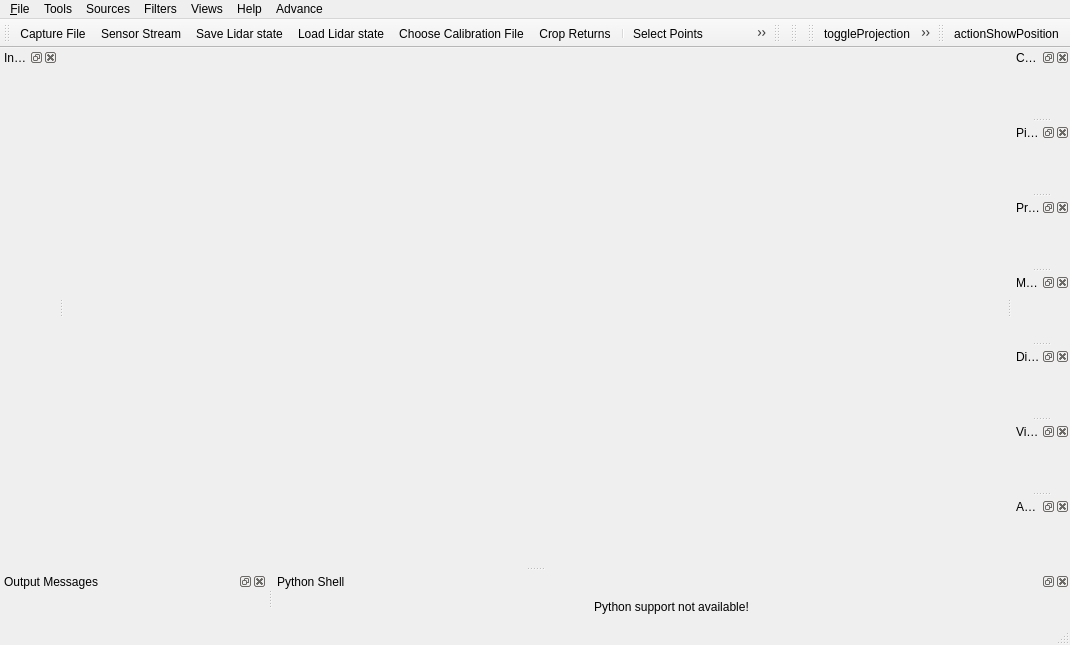
<?xml version="1.0" encoding="UTF-8"?>
<ui version="4.0">
 <class>vvMainWindow</class>
 <widget class="QMainWindow" name="vvMainWindow">
  <property name="geometry">
   <rect>
    <x>0</x>
    <y>0</y>
    <width>1070</width>
    <height>645</height>
   </rect>
  </property>
  <property name="acceptDrops">
   <bool>true</bool>
  </property>
  <property name="windowTitle">
   <string>NeptuneViewer</string>
  </property>
  <property name="windowIcon">
   <iconset resource="vvResources.qrc">
    <normaloff>:/vvResources/Icons/logo.png</normaloff>:/vvResources/Icons/logo.png</iconset>
  </property>
  <widget class="QWidget" name="centralwidget">
   <property name="acceptDrops">
    <bool>true</bool>
   </property>
  </widget>
  <widget class="QMenuBar" name="menubar">
   <property name="geometry">
    <rect>
     <x>0</x>
     <y>0</y>
     <width>1070</width>
     <height>28</height>
    </rect>
   </property>
   <widget class="QMenu" name="menu_File">
    <property name="title">
     <string>&amp;File</string>
    </property>
    <widget class="QMenu" name="menuRecent_Files">
     <property name="title">
      <string>&amp;Recent Files</string>
     </property>
     <addaction name="separator"/>
     <addaction name="actionClear_Menu"/>
    </widget>
    <widget class="QMenu" name="menuSaveAs">
     <property name="title">
      <string>Save &amp;As</string>
     </property>
     <addaction name="actionSavePCAP"/>
     <addaction name="actionSaveCSV"/>
     <addaction name="actionSavePositionCSV"/>
     <addaction name="actionSavePCD"/>
     <addaction name="actionSavePLY"/>
     <addaction name="actionSaveLAS"/>
    </widget>
    <widget class="QMenu" name="menu_Open">
     <property name="title">
      <string>&amp;Open</string>
     </property>
     <addaction name="actionOpenPcap"/>
     <addaction name="actionOpen_Sensor_Stream"/>
     <addaction name="separator"/>
     <addaction name="actionChoose_Calibration_File"/>
    </widget>
    <addaction name="menu_Open"/>
    <addaction name="menuRecent_Files"/>
    <addaction name="separator"/>
    <addaction name="menuSaveAs"/>
    <addaction name="actionSaveScreenshot"/>
    <addaction name="separator"/>
    <addaction name="actionClose"/>
    <addaction name="separator"/>
    <addaction name="actionE_xit"/>
   </widget>
   <widget class="QMenu" name="menuTools">
    <property name="title">
     <string>Tools</string>
    </property>
    <addaction name="actionSpreadsheet"/>
    <addaction name="actionMeasurement_Grid"/>
    <addaction name="actionShowRPM"/>
    <addaction name="actionGrid_Properties"/>
    <addaction name="separator"/>
    <addaction name="actionChoose_Calibration_File"/>
    <addaction name="actionCropReturns"/>
    <addaction name="separator"/>
    <addaction name="separator"/>
    <addaction name="separator"/>
    <addaction name="actionPython_Console"/>
    <addaction name="actionShowErrorDialog"/>
    <addaction name="separator"/>
    <addaction name="separator"/>
   </widget>
   <widget class="QMenu" name="menuHelp">
    <property name="title">
     <string>Help</string>
    </property>
    <action name="actionResetDefaultSettings">
     <property name="text">
      <string>Reset NeptuneViewer settings</string>
     </property>
     <property name="iconText">
      <string>This will reset all NeptuneViewer settings by default</string>
     </property>
    </action>
    <addaction name="actionAbout_LidarView"/>
    <addaction name="actionHelpSupport"/>
    <addaction name="actionHelpSlam"/>
    <addaction name="separator"/>
    <addaction name="actionResetDefaultSettings"/>
    <addaction name="actionAdvanceFeature"/>
   </widget>
   <widget class="QMenu" name="menuViews">
    <property name="title">
     <string>Views</string>
    </property>
   </widget>
   <widget class="QMenu" name="menuFilters">
    <property name="title">
     <string>Filters</string>
    </property>
   </widget>
   <widget class="QMenu" name="menuSources">
    <property name="title">
     <string>Sources</string>
    </property>
   </widget>
   <widget class="QMenu" name="menuAdvance">
    <property name="title">
     <string>Advance</string>
    </property>
   </widget>
   <addaction name="menu_File"/>
   <addaction name="menuTools"/>
   <addaction name="menuSources"/>
   <addaction name="menuFilters"/>
   <addaction name="menuViews"/>
   <addaction name="menuHelp"/>
   <addaction name="menuAdvance"/>
  </widget>
  <widget class="QStatusBar" name="statusbar"/>
  <widget class="QToolBar" name="toolBar">
   <property name="windowTitle">
    <string>Basic Controls</string>
   </property>
   <attribute name="toolBarArea">
    <enum>TopToolBarArea</enum>
   </attribute>
   <attribute name="toolBarBreak">
    <bool>false</bool>
   </attribute>
   <addaction name="actionOpenPcap"/>
   <addaction name="actionOpen_Sensor_Stream"/>
   <addaction name="actionSaveLidarState"/>
   <addaction name="actionLoadLidarState"/>
   <addaction name="actionChoose_Calibration_File"/>
   <addaction name="actionCropReturns"/>
   <addaction name="separator"/>
   <addaction name="actionSelect_Points"/>
   <addaction name="actionSpreadsheet"/>
   <addaction name="actionPython_Console"/>
   <addaction name="actionShowErrorDialog"/>
   <addaction name="actionEnableAdvancedArrays"/>
  </widget>
  <widget class="lqColorToolbar" name="colorToolBar">
   <property name="windowTitle">
    <string>Color Controls</string>
   </property>
   <attribute name="toolBarArea">
    <enum>TopToolBarArea</enum>
   </attribute>
   <attribute name="toolBarBreak">
    <bool>false</bool>
   </attribute>
  </widget>
  <widget class="pqCustomViewpointsToolbar" name="Custom Viewpoints Toolbar">
   <property name="windowTitle">
    <string>Custom Viewpoints</string>
   </property>
   <attribute name="toolBarArea">
    <enum>TopToolBarArea</enum>
   </attribute>
   <attribute name="toolBarBreak">
    <bool>false</bool>
   </attribute>
  </widget>
  <widget class="QToolBar" name="viewSettings">
   <property name="windowTitle">
    <string>View Controls</string>
   </property>
   <attribute name="toolBarArea">
    <enum>TopToolBarArea</enum>
   </attribute>
   <attribute name="toolBarBreak">
    <bool>false</bool>
   </attribute>
   <addaction name="actionToggleProjection"/>
   <addaction name="actionMeasure"/>
   <addaction name="actionPlaneFit"/>
   <addaction name="separator"/>
  </widget>
  <widget class="QToolBar" name="geolocationToolbar">
   <property name="windowTitle">
    <string>Geolocation Controls</string>
   </property>
   <attribute name="toolBarArea">
    <enum>TopToolBarArea</enum>
   </attribute>
   <attribute name="toolBarBreak">
    <bool>false</bool>
   </attribute>
   <addaction name="actionShowPosition"/>
  </widget>
  <widget class="QDockWidget" name="colorMapEditorDock">
   <property name="windowTitle">
    <string>Color Map Editor</string>
   </property>
   <attribute name="dockWidgetArea">
    <number>2</number>
   </attribute>
   <widget class="pqColorMapEditor" name="colorMapEditorPanel"/>
  </widget>
  <widget class="QDockWidget" name="pipelineBrowserDock">
   <property name="features">
    <set>QDockWidget::AllDockWidgetFeatures</set>
   </property>
   <property name="windowTitle">
    <string>Pipeline Browser</string>
   </property>
   <attribute name="dockWidgetArea">
    <number>2</number>
   </attribute>
   <widget class="pqPipelineBrowserWidget" name="pipelineBrowser"/>
  </widget>
  <widget class="QDockWidget" name="propertiesDock">
   <property name="features">
    <set>QDockWidget::AllDockWidgetFeatures</set>
   </property>
   <property name="windowTitle">
    <string>Properties</string>
   </property>
   <attribute name="dockWidgetArea">
    <number>2</number>
   </attribute>
   <widget class="pqPropertiesPanel" name="propertiesPanel"/>
  </widget>
  <widget class="QDockWidget" name="memoryInspectorDock">
   <property name="windowTitle">
    <string>Memory Inspector</string>
   </property>
   <attribute name="dockWidgetArea">
    <number>2</number>
   </attribute>
   <widget class="pqMemoryInspectorPanel" name="memoryInspectorPanel"/>
  </widget>
  <widget class="QDockWidget" name="informationDock">
   <property name="windowTitle">
    <string>Information</string>
   </property>
   <attribute name="dockWidgetArea">
    <number>1</number>
   </attribute>
   <widget class="pqProxyInformationWidget" name="proxyInformationWidget"/>
  </widget>
  <widget class="QDockWidget" name="displayPropertiesDock">
   <property name="windowTitle">
    <string>Display</string>
   </property>
   <attribute name="dockWidgetArea">
    <number>2</number>
   </attribute>
   <widget class="pqPropertiesPanel" name="displayPropertiesPanel"/>
  </widget>
  <widget class="QDockWidget" name="viewPropertiesDock">
   <property name="windowTitle">
    <string>View</string>
   </property>
   <attribute name="dockWidgetArea">
    <number>2</number>
   </attribute>
   <widget class="pqPropertiesPanel" name="viewPropertiesPanel"/>
  </widget>
  <widget class="QDockWidget" name="viewAnimationDock">
   <property name="windowTitle">
    <string>Animation</string>
   </property>
   <attribute name="dockWidgetArea">
    <number>2</number>
   </attribute>
   <widget class="pqPVAnimationWidget" name="animationPanel"/>
  </widget>
  <widget class="QDockWidget" name="outputWidgetDock">
   <property name="floating">
    <bool>false</bool>
   </property>
   <property name="windowTitle">
    <string>Output Messages</string>
   </property>
   <attribute name="dockWidgetArea">
    <number>8</number>
   </attribute>
   <widget class="pqOutputWidget" name="outputWidget">
    <property name="settingsKey" stdset="0">
     <string>OutputMessages</string>
    </property>
   </widget>
  </widget>
  <widget class="QDockWidget" name="pythonShellDock">
   <property name="sizePolicy">
    <sizepolicy hsizetype="Preferred" vsizetype="MinimumExpanding">
     <horstretch>0</horstretch>
     <verstretch>0</verstretch>
    </sizepolicy>
   </property>
   <property name="floating">
    <bool>false</bool>
   </property>
   <property name="windowTitle">
    <string>Python Shell</string>
   </property>
   <attribute name="dockWidgetArea">
    <number>8</number>
   </attribute>
   <widget class="QWidget" name="pythonShellDummy">
    <property name="sizePolicy">
     <sizepolicy hsizetype="MinimumExpanding" vsizetype="MinimumExpanding">
      <horstretch>0</horstretch>
      <verstretch>0</verstretch>
     </sizepolicy>
    </property>
    <layout class="QHBoxLayout" name="horizontalLayout">
     <item>
      <widget class="QLabel" name="label">
       <property name="text">
        <string>Python support not available!</string>
       </property>
       <property name="alignment">
        <set>Qt::AlignCenter</set>
       </property>
      </widget>
     </item>
    </layout>
   </widget>
  </widget>
  <action name="actionE_xit">
   <property name="text">
    <string>E&amp;xit</string>
   </property>
   <property name="statusTip">
    <string>Exit Application</string>
   </property>
   <property name="shortcut">
    <string>Ctrl+Q</string>
   </property>
  </action>
  <action name="actionOpenPcap">
   <property name="icon">
    <iconset>
     <normaloff>:/LidarViewPlugin/WiresharkDoc-128.png</normaloff>:/LidarViewPlugin/WiresharkDoc-128.png</iconset>
   </property>
   <property name="text">
    <string>&amp;Capture File...</string>
   </property>
   <property name="toolTip">
    <string>Open a Wireshark-format capture file with data collected from a lidar sensor</string>
   </property>
   <property name="statusTip">
    <string>Open Data File</string>
   </property>
   <property name="shortcut">
    <string>Ctrl+O</string>
   </property>
  </action>
  <action name="actionSelect_Points">
   <property name="checkable">
    <bool>true</bool>
   </property>
   <property name="icon">
    <iconset resource="vvResources.qrc">
     <normaloff>:/vvResources/Icons/pqFrustumSelectionPoint24.png</normaloff>:/vvResources/Icons/pqFrustumSelectionPoint24.png</iconset>
   </property>
   <property name="text">
    <string>Select Points</string>
   </property>
   <property name="toolTip">
    <string>Select Points</string>
   </property>
  </action>
  <action name="actionSpreadsheet">
   <property name="checkable">
    <bool>true</bool>
   </property>
   <property name="icon">
    <iconset resource="vvResources.qrc">
     <normaloff>:/vvResources/Icons/pqSpreadsheet16.png</normaloff>:/vvResources/Icons/pqSpreadsheet16.png</iconset>
   </property>
   <property name="text">
    <string>Spreadsheet</string>
   </property>
   <property name="toolTip">
    <string>Spreadsheet</string>
   </property>
   <property name="shortcut">
    <string>Ctrl+T</string>
   </property>
  </action>
  <action name="actionOpen_Sensor_Stream">
   <property name="icon">
    <iconset>
     <normaloff>:/LidarViewPlugin/lidar.png</normaloff>:/LidarViewPlugin/lidar.png</iconset>
   </property>
   <property name="text">
    <string>Sensor &amp;Stream...</string>
   </property>
  </action>
  <action name="actionSaveLidarState">
   <property name="icon">
    <iconset resource="../LVCore/ApplicationComponents/lqResources.qrc">
     <normaloff>:/lqResources/Icons/pqSaveState.png</normaloff>:/lqResources/Icons/pqSaveState.png</iconset>
   </property>
   <property name="text">
    <string>Save Lidar state</string>
   </property>
  </action>
  <action name="actionLoadLidarState">
   <property name="icon">
    <iconset resource="../LVCore/ApplicationComponents/lqResources.qrc">
     <normaloff>:/lqResources/Icons/pqLoadState.png</normaloff>:/lqResources/Icons/pqLoadState.png</iconset>
   </property>
   <property name="text">
    <string>Load Lidar state</string>
   </property>
  </action>
  <action name="actionChoose_Calibration_File">
   <property name="icon">
    <iconset>
     <normaloff>:/LidarViewPlugin/calibrate.png</normaloff>:/LidarViewPlugin/calibrate.png</iconset>
   </property>
   <property name="text">
    <string>Choose &amp;Calibration File...</string>
   </property>
  </action>
  <action name="actionPause">
   <property name="icon">
    <iconset>
     <normaloff>:/LidarViewPlugin/media-playback-pause.png</normaloff>:/LidarViewPlugin/media-playback-pause.png</iconset>
   </property>
   <property name="text">
    <string>Pause</string>
   </property>
   <property name="shortcut">
    <string>Space</string>
   </property>
  </action>
  <action name="actionPython_Console">
   <property name="icon">
    <iconset resource="vvResources.qrc">
     <normaloff>:/vvResources/Icons/python_logo_124.png</normaloff>:/vvResources/Icons/python_logo_124.png</iconset>
   </property>
   <property name="text">
    <string>Python Console</string>
   </property>
   <property name="shortcut">
    <string>F8</string>
   </property>
  </action>
  <action name="actionClose">
   <property name="text">
    <string>&amp;Close Data</string>
   </property>
   <property name="toolTip">
    <string>Close Data</string>
   </property>
   <property name="shortcut">
    <string>Ctrl+W</string>
   </property>
  </action>
  <action name="actionMeasurement_Grid">
   <property name="checkable">
    <bool>true</bool>
   </property>
   <property name="checked">
    <bool>true</bool>
   </property>
   <property name="text">
    <string>Measurement Grid</string>
   </property>
   <property name="shortcut">
    <string>Ctrl+G</string>
   </property>
  </action>
  <action name="actionSaveScreenshot">
   <property name="text">
    <string>Save &amp;Screenshot...</string>
   </property>
  </action>
  <action name="actionSaveCSV">
   <property name="icon">
    <iconset>
     <normaloff>:/LidarViewPlugin/csv.png</normaloff>:/LidarViewPlugin/csv.png</iconset>
   </property>
   <property name="text">
    <string>Save &amp;CSV...</string>
   </property>
  </action>
  <action name="actionGrid_Properties">
   <property name="text">
    <string>Grid Properties</string>
   </property>
  </action>
  <action name="actionSavePCAP">
   <property name="icon">
    <iconset>
     <normaloff>:/LidarViewPlugin/WiresharkDoc-128.png</normaloff>:/LidarViewPlugin/WiresharkDoc-128.png</iconset>
   </property>
   <property name="text">
    <string>Save PCAP...</string>
   </property>
   <property name="iconText">
    <string>Save PCAP</string>
   </property>
   <property name="toolTip">
    <string>Save PCAP</string>
   </property>
  </action>
  <action name="actionSavePCD">
   <property name="text">
    <string>Save PCD...</string>
   </property>
   <property name="iconText">
    <string>Save PCD</string>
   </property>
   <property name="toolTip">
    <string>Save PCD</string>
   </property>
  </action>
  <action name="actionSavePLY">
   <property name="text">
    <string>Save PLY...</string>
   </property>
   <property name="iconText">
    <string>Save PLY</string>
   </property>
   <property name="toolTip">
    <string>Save PLY</string>
   </property>
  </action>
  <action name="actionSaveLAS">
   <property name="text">
    <string>Save LAS...</string>
   </property>
   <property name="iconText">
    <string>Save LAS</string>
   </property>
   <property name="toolTip">
    <string>Save LAS</string>
   </property>
  </action>
  <action name="actionAbout_LidarView">
   <property name="text">
    <string>About ...</string>
   </property>
  </action>
  <action name="actionHelpSupport">
   <property name="text">
    <string>Professional Support</string>
   </property>
  </action>
  <action name="actionHelpSlam">
   <property name="text">
    <string>How to SLAM</string>
   </property>
  </action>
  <action name="actionRecent_file1">
   <property name="text">
    <string>recent_file1</string>
   </property>
  </action>
  <action name="actionRecent_file2">
   <property name="text">
    <string>recent_file2</string>
   </property>
  </action>
  <action name="actionRecent_file3">
   <property name="text">
    <string>recent_file3</string>
   </property>
  </action>
  <action name="actionRecent_file4">
   <property name="text">
    <string>recent_file4</string>
   </property>
  </action>
  <action name="actionRecent_file5">
   <property name="text">
    <string>recent_file5</string>
   </property>
  </action>
  <action name="actionClear_Menu">
   <property name="text">
    <string>Clear Menu</string>
   </property>
  </action>
  <action name="actionToggleProjection">
   <property name="checkable">
    <bool>true</bool>
   </property>
   <property name="icon">
    <iconset>
     <normaloff>:/vvResources/Icons/ViewOrtho.png</normaloff>
     <normalon>:/vvResources/Icons/ViewPerspective.png</normalon>:/vvResources/Icons/ViewOrtho.png</iconset>
   </property>
   <property name="text">
    <string>toggleProjection</string>
   </property>
   <property name="toolTip">
    <string>Toggle between projective and orthogonal view</string>
   </property>
  </action>
  <action name="actionMeasure">
   <property name="checkable">
    <bool>false</bool>
   </property>
   <property name="icon">
    <iconset resource="vvResources.qrc">
     <normaloff>:/vvResources/Icons/Measurements.png</normaloff>:/vvResources/Icons/Measurements.png</iconset>
   </property>
   <property name="text">
    <string>Advanced Selection and Measurement options</string>
   </property>
   <property name="toolTip">
    <string>Advanced Selection and Measurement options</string>
   </property>
  </action>
  <action name="actionPlaneFit">
   <property name="icon">
    <iconset resource="vvResources.qrc">
     <normaloff>:/vvResources/Icons/planefit.png</normaloff>:/vvResources/Icons/planefit.png</iconset>
   </property>
   <property name="text">
    <string>Plane Fit</string>
   </property>
   <property name="toolTip">
    <string>Plane Fit to selection</string>
   </property>
  </action>
  <action name="actionSavePositionCSV">
   <property name="icon">
    <iconset resource="vvResources.qrc">
     <normaloff>:/vvResources/Icons/pqSpreadsheet16.png</normaloff>:/vvResources/Icons/pqSpreadsheet16.png</iconset>
   </property>
   <property name="text">
    <string>Save Position CSV...</string>
   </property>
  </action>
  <action name="actionGPSApply">
   <property name="checkable">
    <bool>true</bool>
   </property>
   <property name="icon">
    <iconset resource="vvResources.qrc">
     <normaloff>:/vvResources/Icons/location.png</normaloff>:/vvResources/Icons/location.png</iconset>
   </property>
   <property name="text">
    <string>GPSApply</string>
   </property>
   <property name="toolTip">
    <string>Apply geolocation</string>
   </property>
  </action>
  <action name="actionAbsolute">
   <property name="checkable">
    <bool>true</bool>
   </property>
   <property name="icon">
    <iconset resource="vvResources.qrc">
     <normaloff>:/vvResources/Icons/absolute.png</normaloff>:/vvResources/Icons/absolute.png</iconset>
   </property>
   <property name="text">
    <string>absolute</string>
   </property>
   <property name="toolTip">
    <string>Geolocation in absolute coordinates</string>
   </property>
  </action>
  <action name="actionSaveLAS">
   <property name="icon">
    <iconset>
     <normaloff>:/LidarViewPlugin/las.png</normaloff>:/LidarViewPlugin/las.png</iconset>
   </property>
   <property name="text">
    <string>Save &amp;LAS</string>
   </property>
   <property name="toolTip">
    <string>Save to ASPRS LAS format</string>
   </property>
  </action>
  <action name="actionCropReturns">
   <property name="icon">
    <iconset>
     <normaloff>:/LidarViewPlugin/crop.png</normaloff>:/LidarViewPlugin/crop.png</iconset>
   </property>
   <property name="text">
    <string>Crop Returns...</string>
   </property>
  </action>
  <action name="actionShowRPM">
   <property name="checkable">
    <bool>true</bool>
   </property>
   <property name="enabled">
    <bool>true</bool>
   </property>
   <property name="text">
    <string>Show FrameRate</string>
   </property>
   <property name="toolTip">
    <string>Display the rotations per minute</string>
   </property>
  </action>
  <action name="actionPersisting_Grid_Properties">
   <property name="checkable">
    <bool>true</bool>
   </property>
   <property name="enabled">
    <bool>false</bool>
   </property>
   <property name="text">
    <string>Persisting Grid Properties</string>
   </property>
  </action>
  <action name="actionShowErrorDialog">
   <property name="icon">
    <iconset resource="vvResources.qrc">
     <normaloff>:/vvResources/Icons/errorConsole.png</normaloff>:/vvResources/Icons/errorConsole.png</iconset>
   </property>
   <property name="text">
    <string>Error Console</string>
   </property>
   <property name="toolTip">
    <string>Show the error console.</string>
   </property>
  </action>
  <action name="actionEnableAdvancedArrays">
   <property name="icon">
    <iconset resource="../LVCore/ApplicationComponents/lqResources.qrc">
     <normaloff>:/lqResources/Icons/EnableAdvancedArrays.png</normaloff>:/lqResources/Icons/EnableAdvancedArrays.png</iconset>
   </property>
   <property name="text">
    <string>Enable Advanced Arrays</string>
   </property>
   <property name="toolTip">
    <string>Enable the interpreter's advanced arrays.</string>
   </property>
  </action>
  <action name="actionAdvanceFeature">
   <property name="checkable">
    <bool>true</bool>
   </property>
   <property name="checked">
    <bool>true</bool>
   </property>
   <property name="text">
    <string>Advance Feature</string>
   </property>
  </action>
  <action name="actionShowPosition">
   <property name="checkable">
    <bool>true</bool>
   </property>
   <property name="icon">
    <iconset resource="vvResources.qrc">
     <normaloff>:/vvResources/Icons/map.png</normaloff>:/vvResources/Icons/map.png</iconset>
   </property>
   <property name="text">
    <string>actionShowPosition</string>
   </property>
   <property name="toolTip">
    <string>Show the GPS Track</string>
   </property>
  </action>
 </widget>
 <customwidgets>
  <customwidget>
   <class>pqCustomViewpointsToolbar</class>
   <extends>QToolBar</extends>
   <header>pqCustomViewpointsToolbar.h</header>
  </customwidget>
  <customwidget>
   <class>lqColorToolbar</class>
   <extends>QToolBar</extends>
   <header>lqColorToolbar.h</header>
  </customwidget>
  <customwidget>
   <class>pqColorMapEditor</class>
   <extends>QWidget</extends>
   <header>pqColorMapEditor.h</header>
   <container>1</container>
  </customwidget>
  <customwidget>
   <class>pqPipelineBrowserWidget</class>
   <extends>QWidget</extends>
   <header>pqPipelineBrowserWidget.h</header>
   <container>1</container>
  </customwidget>
  <customwidget>
   <class>pqPropertiesPanel</class>
   <extends>QWidget</extends>
   <header>pqPropertiesPanel.h</header>
   <container>1</container>
  </customwidget>
  <customwidget>
   <class>pqProxyInformationWidget</class>
   <extends>QWidget</extends>
   <header>pqProxyInformationWidget.h</header>
   <container>1</container>
  </customwidget>
  <customwidget>
   <class>pqMemoryInspectorPanel</class>
   <extends>QWidget</extends>
   <header>pqMemoryInspectorPanel.h</header>
   <container>1</container>
  </customwidget>
  <customwidget>
   <class>pqPVAnimationWidget</class>
   <extends>QWidget</extends>
   <header>pqPVAnimationWidget.h</header>
   <container>1</container>
  </customwidget>
  <customwidget>
   <class>pqOutputWidget</class>
   <extends>QWidget</extends>
   <header>pqOutputWidget.h</header>
  </customwidget>
 </customwidgets>
 <resources>
  <include location="vvResources.qrc"/>
  <include location="../LVCore/ApplicationComponents/lqResources.qrc"/>
 </resources>
 <connections>
  <connection>
   <sender>actionE_xit</sender>
   <signal>triggered()</signal>
   <receiver>vvMainWindow</receiver>
   <slot>close()</slot>
   <hints>
    <hint type="sourcelabel">
     <x>-1</x>
     <y>-1</y>
    </hint>
    <hint type="destinationlabel">
     <x>399</x>
     <y>299</y>
    </hint>
   </hints>
  </connection>
 </connections>
</ui>
